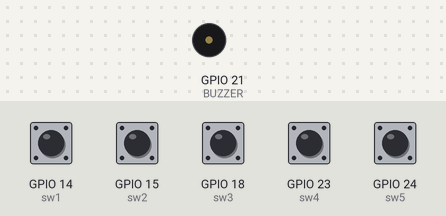
Recording of a program running on a simulated Raspberry Pi (BCM pin numbers). On the bench: buzzer (waves = sounding). The inputs (shaded band) are chosen by the test bench; at power-on: GPIO 14 (sw1), GPIO 15 (sw2), GPIO 18 (sw3), GPIO 23 (sw4), GPIO 24 (sw5) LOW.

Above: at 1.2 s.
1.3 s: GPIO 14 (sw1) pulled HIGH for 0.15 s
At 1.4 s:
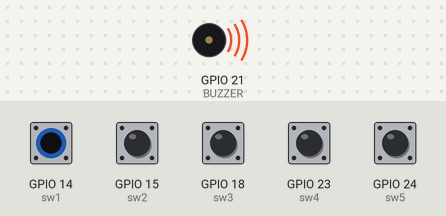
Timing chart, 0 to 4.3 s (numbered marks = the images above; inputs shaded):
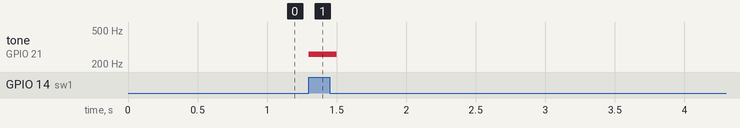

The program:

main7-2.py
```python
import RPi.GPIO as GPIO
import time

sw1 = 14
sw2 = 15
sw3 = 18
sw4 = 23
sw5 = 24
BUZZER = 21

GPIO.setwarnings(False)
GPIO.setmode(GPIO.BCM)
GPIO.setup(sw1, GPIO.IN, pull_up_down=GPIO.PUD_DOWN)
GPIO.setup(sw2, GPIO.IN, pull_up_down=GPIO.PUD_DOWN)
GPIO.setup(sw3, GPIO.IN, pull_up_down=GPIO.PUD_DOWN)
GPIO.setup(sw4, GPIO.IN, pull_up_down=GPIO.PUD_DOWN)
GPIO.setup(sw5, GPIO.IN, pull_up_down=GPIO.PUD_DOWN)

GPIO.setup(BUZZER, GPIO.OUT)

p = GPIO.PWM(BUZZER, 261.6)
p.start(50)

try:
    while True:
        if GPIO.input(sw1) == 1:
            p.start(50)
            p.ChangeFrequency(261.6)
        elif GPIO.input(sw2) == 1:
            p.start(50)
            p.ChangeFrequency(293.6)
        elif GPIO.input(sw3) == 1:
            p.start(50)
            p.ChangeFrequency(329.6)
        elif GPIO.input(sw4) == 1:
            p.start(50)
            p.ChangeFrequency(349.2)
        elif GPIO.input(sw5) == 1:
            p.start(50)
            p.ChangeFrequency(391.9)
        else:
            p.stop()

        time.sleep(0.1)

except KeyboardInterrupt:
    pass

GPIO.cleanup()
```

Measured:
- after the input at 1.3 s, tone on GPIO 21 (BUZZER): silent → 261 Hz at once, → silent 0.20 s later
